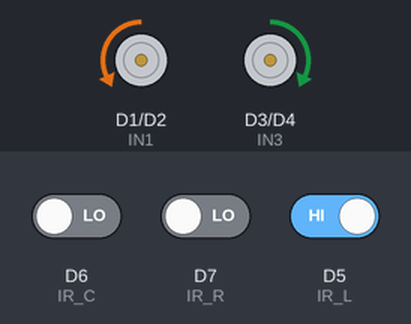
Recording of a sketch running on a simulated ESP8266 (NodeMCU). On the bench: motor-driver pin pairs drawn as motors (green arrow = first pin HIGH = forward, orange = second pin HIGH = backward, longer = more drive, scaled by the enable pin). The inputs (shaded band) are chosen by the test bench; at power-on: D6 (IR_C) LOW, D7 (IR_R) LOW, D5 (IR_L) HIGH.

Above: at 1.2 s.
1.3 s: D6 (IR_C) driven HIGH
At 1.45 s:
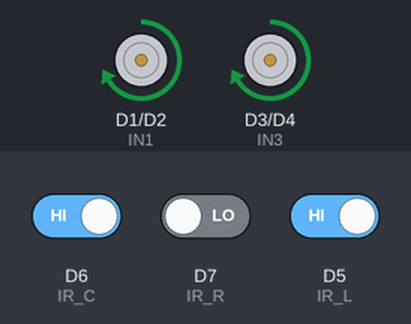
4.3 s: D7 (IR_R) driven HIGH
At 5.28 s:
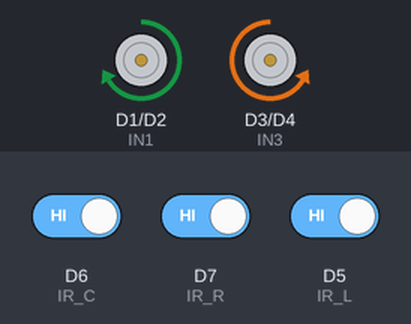
7.3 s: D6 (IR_C) driven LOW
At 7.7 s:
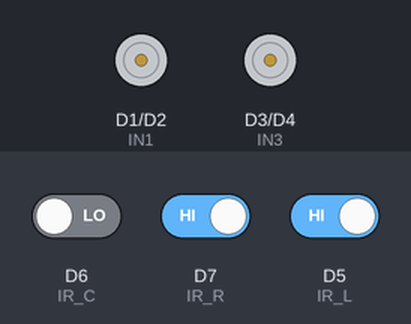
8.8 s: D5 (IR_L) driven LOW
At 9.3 s:
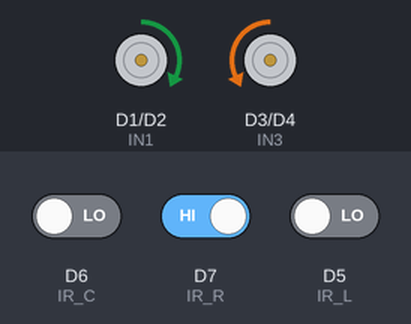
Timing chart, 0 to 11.4 s (numbered marks = the images above; inputs shaded):
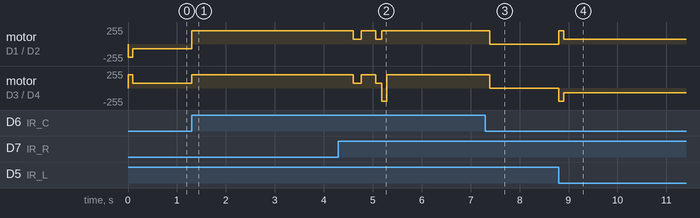

The sketch:

05_location2_2nd_rightcave.ino
```cpp
#define IR_L D5
#define IR_C D6
#define IR_R D7

#define IN1 D1
#define IN2 D2
#define IN3 D3
#define IN4 D4
#define ENA D0
#define ENB D8

#define BLACK 1

int FWD_SLOW   = 70;
int ROT_SLOW   = 70;

int KICK_PWM   = 200;
int KICK_MS    = 100;

unsigned long rightCaveStart = 0;
const unsigned long CAVE_CONFIRM_MS = 120;

int rightCount = 0;

void setup() {
  Serial.begin(115200);

  pinMode(IR_L, INPUT);
  pinMode(IR_C, INPUT);
  pinMode(IR_R, INPUT);

  pinMode(IN1, OUTPUT); pinMode(IN2, OUTPUT);
  pinMode(IN3, OUTPUT); pinMode(IN4, OUTPUT);
  pinMode(ENA, OUTPUT); pinMode(ENB, OUTPUT);

  stopMotors();
}

void loop() {
  int L = digitalRead(IR_L);
  int C = digitalRead(IR_C);
  int R = digitalRead(IR_R);

  bool isRightCave = (C == BLACK && R == BLACK);

  if (isRightCave) {
    if (rightCaveStart == 0) rightCaveStart = millis();

    if (millis() - rightCaveStart >= CAVE_CONFIRM_MS) {
      rightCount++;
      rightCaveStart = 0;

      if (rightCount == 1) {
        forwardKickThenSlow();
        delay(160);
        return;
      }

      if (rightCount == 2) {
        forwardKickThenSlow();
        delay(120);
        rotateRightUntilCenterBlack();
        return;
      }

    }
  } else {
    rightCaveStart = 0;
  }

  if (L != BLACK && C == BLACK && R != BLACK) {
    forwardKickThenSlow();
  }
  else if (L == BLACK && C != BLACK && R != BLACK) {
    rotateLeftUntilCenterBlack();
  }
  else if (R == BLACK && C != BLACK && L != BLACK) {
    rotateRightUntilCenterBlack();
  }
  else if (C == BLACK) {
    forwardKickThenSlow();
  }
  else {
    stopMotors();
  }
}

void forwardKickThenSlow() {
  digitalWrite(IN1, HIGH); digitalWrite(IN2, LOW);
  digitalWrite(IN3, HIGH); digitalWrite(IN4, LOW);

  analogWrite(ENA, KICK_PWM);
  analogWrite(ENB, KICK_PWM);
  delay(KICK_MS);

  analogWrite(ENA, FWD_SLOW);
  analogWrite(ENB, FWD_SLOW);
}

void rotateLeftUntilCenterBlack() {
  digitalWrite(IN1, LOW);  digitalWrite(IN2, HIGH);
  digitalWrite(IN3, HIGH); digitalWrite(IN4, LOW);

  analogWrite(ENA, KICK_PWM);
  analogWrite(ENB, KICK_PWM);
  delay(KICK_MS);

  while (digitalRead(IR_C) != BLACK) {
    analogWrite(ENA, ROT_SLOW);
    analogWrite(ENB, ROT_SLOW);
    delay(1);
    yield();
  }
}

void rotateRightUntilCenterBlack() {
  digitalWrite(IN1, HIGH); digitalWrite(IN2, LOW);
  digitalWrite(IN3, LOW);  digitalWrite(IN4, HIGH);

  analogWrite(ENA, KICK_PWM);
  analogWrite(ENB, KICK_PWM);
  delay(KICK_MS);

  while (digitalRead(IR_C) != BLACK) {
    analogWrite(ENA, ROT_SLOW);
    analogWrite(ENB, ROT_SLOW);
    delay(1);
    yield();
  }
}

void stopMotors() {
  analogWrite(ENA, 0);
  analogWrite(ENB, 0);
  digitalWrite(IN1, LOW); digitalWrite(IN2, LOW);
  digitalWrite(IN3, LOW); digitalWrite(IN4, LOW);
}
```

Measured:
- after the input at 1.3 s, motor on D1 (IN1) / D2 (IN2): backward 70/255 → forward 200/255 at once; motor on D3 (IN3) / D4 (IN4): forward 70/255 → forward 200/255 at once
- after the input at 7.3 s, motor on D1 (IN1) / D2 (IN2), motor on D3 (IN3) / D4 (IN4): forward 200/255 → stopped after 0.09 s
- after the input at 8.8 s, motor on D1 (IN1) / D2 (IN2): stopped → forward 200/255 at once, → forward 70/255 0.10 s later; motor on D3 (IN3) / D4 (IN4): stopped → backward 200/255 at once, → backward 70/255 0.10 s later
